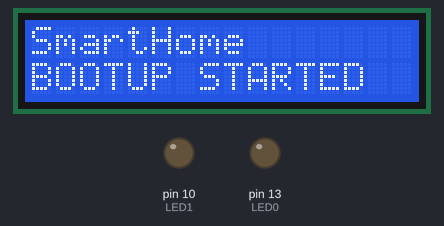
Recording of a sketch running on a simulated Arduino Uno, built with avr-gcc and run on an emulated ATmega328P. Parts: 16×2 character LCD, output pins drawn as LEDs (lit = HIGH).

Above: at 0.1 s.
Timing chart, 0 to 3.3 s (numbered marks = the images above):
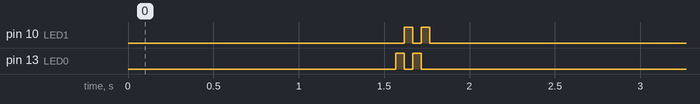

The sketch:

main.ino
```cpp
// Virginia Tech
// ECE 2804 Integrated Design Project
//-----------------------------------------------------------------------
// Programmer: Philip Works
// Filename: main.cpp
// Date Created: 02/24/20
// Version: 1.0
// Description: This file is the main file for the ECE 2804 Smart Home
//              Project
//-----------------------------------------------------------------------

#include "SmartHome.h"                // include the smart home class

void setup()
{
  SmartHome myHome;                   // default object instantiation of SmartHome class
  myHome.smartHomeBOOTUP();           // intializing the smart home
}

void loop()
{
   // CURRENTLY NOT USED

}
```

SmartHome.cpp
```cpp
// Virginia Tech
// ECE 2804 Integrated Design Project
//-----------------------------------------------------------------------
// Programmer: Philip Works
// Filename: SmartHome.cpp
// Date Created: 02/24/20
// Version: 1.0
// Description: This file is the implementation file for the SmartHome
//              class
//-----------------------------------------------------------------------

#include "SmartHome.h"
#include <LiquidCrystal.h>                // allow access to LCD functions from the LiquidCrystal class
#include <Arduino.h>                      // allow access to Arduino functions

LiquidCrystal LCD(RS,EN,D4,D5,D6,D7);     // instantiation of an LCD object from the LCD class

SmartHome::SmartHome(){}                  // default constructor for class instantiation

void SmartHome::smartHomeBOOTUP()         // initialization of the smarthome
{
  setUpLCD();                             // setting up the LCD screen
  setUpBluetooth();                       // setting up the Bluetooth module
  setUpLEDs();                            // setting up the LEDs
}

void SmartHome::setUpLCD()                // initializes the LCD
{
  LCD.begin(16,2);                        // begins communication with the LCD screen
  LCD.print("SmartHome");                 // initialization message 1
  LCD.setCursor(0,1);                     // set cursor to the second row
  LCD.print("BOOTUP STARTED");            // initialization message 2
  delay(1500);                            // wait one second to display the boot message
  LCD.clear();                            // clear the LCD
}

void SmartHome::setUpBluetooth()          // intializes the Bluetooth module
{
  // MAY NOT BE NEEDED, NOT SURE YET. MIGHT WANT TO MAKE A CLASS FOR THE MODULE ITSELF AND INSTANTIATE THE OBJECT IN THIS ONE
}

void SmartHome::setUpLEDs()               // intializes the LEDs
{ // MAY WANT TO MAKE AN LED CLASS WITH SPECIFIC FUNCTIONS
  pinMode(LED0,OUTPUT);                   // configure pin 13 as an output
  pinMode(LED1,OUTPUT);                   // configure pin 10 as an output
  LEDBootBlink();                         // LEDs execute boot blink
}

void SmartHome::LEDBootBlink()            // blinks the LEDs on Boot
{
  for(int i = 0; i < 2; i++)              // loop twice to achieve two blinks per LED
  {
    digitalWrite(LED0,HIGH);              // write pin 13 HIGH
    digitalWrite(LED1,LOW);               // write pin 10 LOW
    delay(50);                           // .05s delay
    digitalWrite(LED0,LOW);               // write pin 13 LOW
    digitalWrite(LED1,HIGH);              // write pin 10 HIGH
    delay(50);                           // .05s delay
  }
  digitalWrite(LED0,LOW);                 // write pin 13 LOW
  digitalWrite(LED1,LOW);                 // write pin 10 LOW
}
```

SmartHome.h
```cpp
// Virginia Tech
// ECE 2804 Integrated Design Project
//-----------------------------------------------------------------------
// Programmer: Philip Works
// Filename: SmartHome.h
// Date Created: 02/24/20
// Version: 1.0
// Description: This file is the header file for the SmartHome class
//-----------------------------------------------------------------------

#pragma once

/* LCD Defines */
#define RS 12                           // register select pin
#define EN 11                           // enable pin
#define D7 7                            // pins D7 - D4 on the LCD
#define D6 6
#define D5 5
#define D4 4

/* BLUETOOTH Defines */
#define RX 0                            // arduino recieving pin
#define TX 1                            // arduino transmitting pin

/* LED Defines */
#define LED0 13                         // red LED pin
#define LED1 10                         // green LED pin

class SmartHome
{
  public:
          SmartHome();                  // default house constructor
          void smartHomeBOOTUP();       // initialize the Smart Home

  private:
          void setUpLCD();              // intializes the LCD screen
          void setUpBluetooth();        // intializes the Bluetooth module
          void setUpLEDs();             // intializes the LED pins
          void LEDBootBlink();          // blinks the LEDs on Boot
};
```
